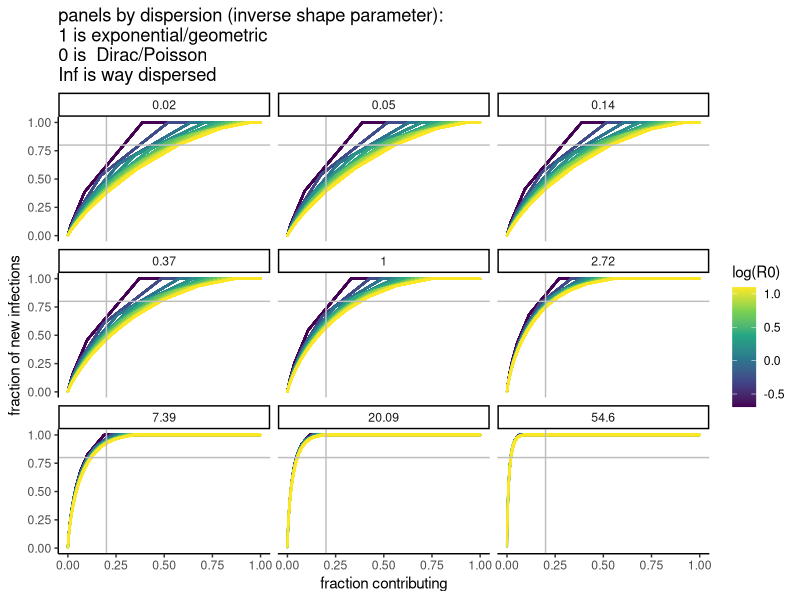

Write R code to recreate this figure.
# do some lloyd-smith stuff

# load libraries
library(dplyr)
library(purrr)
library(ggplot2)

# set some integer population size
n <- 1e4

# set the dispersion parameter JD-style such that the limiting case of 0 gets us 
# to poisson
JDDisp <- c(exp(seq(-4, 4, 1)))


R0 <- seq(0.5, 3, 0.25) # this is the rate parameter for an exponential 
# aka Beta over Gamma where Beta and Gamma are the SIR rates:
# dI/dt = (Beta*I*S)/N - Gamma*I
# dR/dt = Gamma*I

makeP <- function(rate){rate/(1+rate)} # this is the probability for a geometric
# when rate = R0, equal to Beta/(Beta + Gamma), an infected's probability of 
# recovery


cfracs <- map_dfr(R0, function(brn){
    map_dfr(JDDisp, function(ishape){
        # First, parameterize an underlying thing (gamma, where 
        # ishape = shape = 1 is exponential)
        contin <- rgamma(n, shape = 1/ishape, scale = brn*ishape) # this latent 
        #distribution is the idealized/expected individual-level reproductive
        #rate. The base case (ishape = 1) is based on imagining individuals
        #falling into the the system described by the canonical ODE SIR model:
        #constant per-capita recovery rate & no individual-level variation in
        #transmission rate either.
        # Lloyd-Smith calls this the "individual reproductive number, *v*"
        realiz <- rpois(n, lambda = contin) # But these expected, real-numbered 
        #reproductive rate is unrealistic. Instead, the actual (integer) number
        #of new infections is assumed to be a random(i.e., Poisson) sample from
        #that idealized rate
        
        # verify my parameterization
        alt <-  rnbinom(n, prob = (1/ishape)/((1/ishape)+brn), size = 1/ishape)
        print(paste0(
            "R0_alt = "
            , mean(alt, na.rm = TRUE)
            , ", R0_sim = "
            , mean(realiz, na.rm = TRUE)
            , ", R0 = "
            , brn ))
        # Count in the "80/20 rule paradigm"
        cumFrac = cumsum(sort(realiz, decreasing = TRUE))/sum(realiz)
        q = (1:n)/n
        return(data.frame(q, cumFrac, brn, ishape))
    })
})

cfracs %>% 
    ggplot(aes(q, cumFrac, color = log(brn))) + 
    facet_wrap(~round(ishape,2)) +
    geom_point(size = 0.1) + 
    # geom_line(aes(linewidth = 0.05)) + 
    theme_classic() +
    geom_hline(yintercept = 0.8, color = "grey") +
    geom_vline(xintercept = 0.2, color = "grey") +
    scale_color_viridis_c() +
    labs(x = "fraction contributing"
         , y = "fraction of new infections"
         , color = "log(R0)"
         , title = paste0("panels by dispersion (inverse shape parameter):\n1 ",
         "is exponential/geometric\n0 is  Dirac/Poisson\nInf is way dispersed"))

# Comments: When R0 is low, a small fraction of the population transmits a
# majority of the infections. This is highly expected: For example, if 60% of
# the population infects nobody, the other 40% has to do all of it.

# With Higher R0, there is a flattening @ low dispersion and a sharpening only 
# as dispersion gets larger.

# In some sense, the assumption of the SIR model is that transmission occurs at
# a constant rate for all individuals, and thus the intrinsic tendency towards
# superspreading is nonexistent regardless of R0. But the implied exponential
# distribution of recovery times means that some individuals end up doing more
# or less transmission... in the continuous ODE model these individuals aren't
# really "there" though.

# I think to generalize, we could estimate different recovery time distributions
# from more complex models? Are there other model features/parameters we'd be 
# keen to dig into? 


    
    
    

